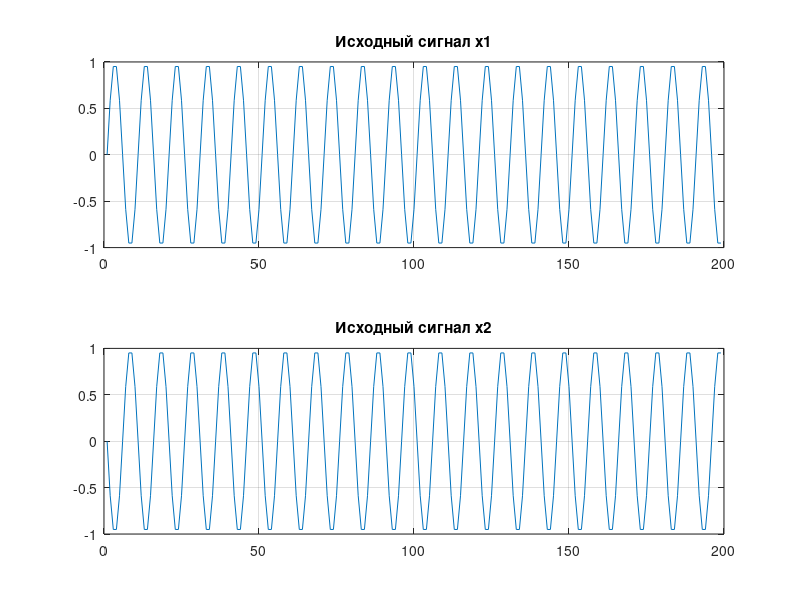
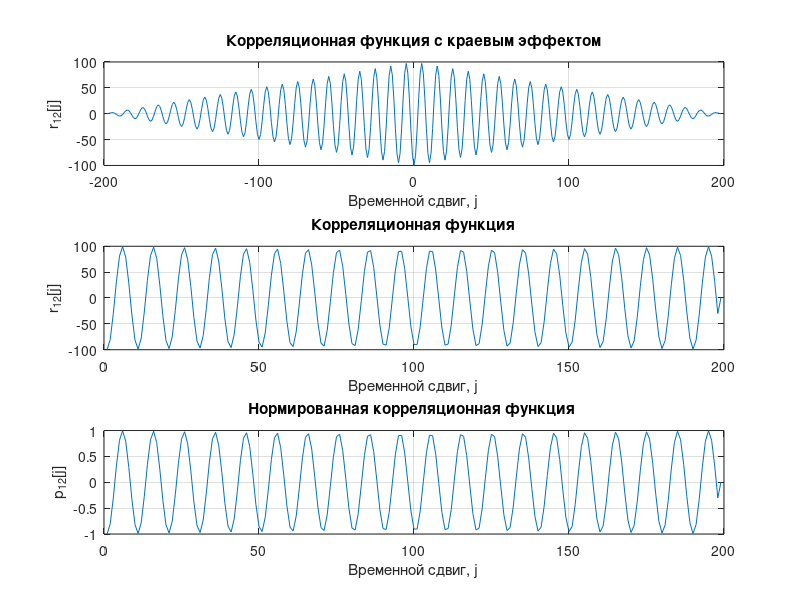

Recreate these plots in MATLAB, in order.
clear, clc, close all;

fs = 100;
ts = 0:1/fs:2-2/fs;
N =length(ts);

x1 = sin(2*pi*10*ts);
x2 = sin(2*pi*10*ts+pi);

figure;
subplot(2,1,1);
plot(x1), grid on;
title('Исходный сигнал x1')
subplot(2,1,2);
plot(x2), grid on;
title('Исходный сигнал x2')

figure;
[r12, lags] = xcorr(x1, x2);
subplot(3,1,1);
plot(lags, r12), grid on;
xlabel('Временной сдвиг, j'), ylabel('r_{12}[j]');
title('Корреляционная функция с краевым эффектом');


% способ убрать влияние краевого эффекта - увеличить длину одного из сигналов
x2 = [x2 x2];

r12 =zeros(1,N);
p12 = zeros(1,N);

for j = 1:N-1
    r12(j) = sum(x1.*x2(j:j+N-1));
    p12(j) = r12(j)/(sqrt(sum(x1.^2)*sum(x2(j:j+N-1).^2)));
end

subplot(3,1,2);
plot(r12), grid on;
xlabel('Временной сдвиг, j'), ylim([-100 100]), ylabel('r_{12}[j]');
title('Корреляционная функция');

subplot(3,1,3);
plot(p12), grid on;
xlabel('Временной сдвиг, j'), ylim([-1 1]), ylabel('p_{12}[j]');
title('Нормированная корреляционная функция ');
